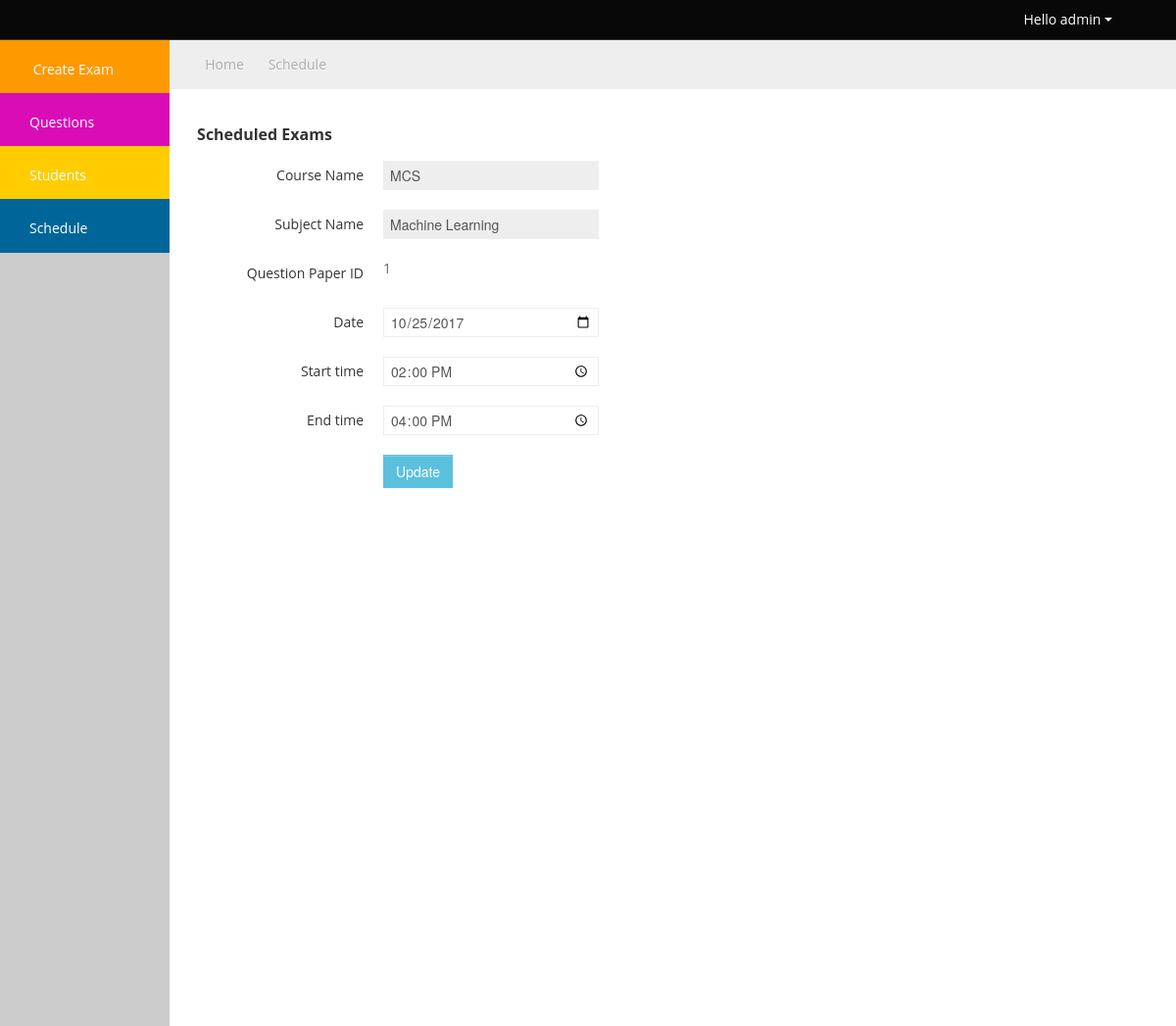
The app's page /admin/schedule.php?mode=view&id=9 (signed in) with its own data.
### tables this page shows
CREATE TABLE `exams` (
  `examID` int(5) NOT NULL,
  `courseID` int(5) NOT NULL,
  `subjectID` int(5) NOT NULL,
  `qpID` int(5) NOT NULL,
  `examDate` date NOT NULL,
  `startTime` time NOT NULL,
  `endTime` time NOT NULL
);

CREATE TABLE `courses` (
  `courseID` int(3) NOT NULL,
  `courseName` varchar(20) NOT NULL
);

CREATE TABLE `subjects` (
  `subjectID` int(3) NOT NULL,
  `subjectName` varchar(30) NOT NULL,
  `courseID` int(3) NOT NULL
);

### admin/schedule.php (the view, shortened to what this page needs)
<!DOCTYPE html>
<html lang="en">
<head>
	<link id="bootstrap-style" href="css/bootstrap.min.css" rel="stylesheet">
	<link href="css/bootstrap-responsive.min.css" rel="stylesheet">
	<link id="base-style" href="css/style.css" rel="stylesheet">
	<link id="base-style-responsive" href="css/style-responsive.css" rel="stylesheet">
</head>
<body>
	<?php include("include/header.php"); ?>
		<div class="container-fluid-full">
		<div class="row-fluid">
			<div id="sidebar-left" class="span2">
				<div class="nav-collapse sidebar-nav">
					<?php include("include/leftlink.php");?>
                </div>
			</div>
			<div id="content" class="span10">
			<ul class="breadcrumb">
				<li>
					<i class="icon-home"></i>
					<a href="home.php">Home</a>
					<i class="icon-angle-right"></i>
				</li>
				<li>Schedule</li>
			</ul>
			<div class="row-fluid" style="min-height:900px">
			<div class="center_content">
    		<div class="right_content">
    	<h2>Scheduled Exams</h2>
    </div>
	<div class="left_content">
		<?php
				if(isset($_GET['mode']) && ($_GET['mode']=='del'))
				{
					mysql_query("delete from exams where examID=" . $_GET['id']);
					header("Location: schedule.php?mode=show");
                    exit();
				}
					else if(isset($_GET['mode']) && ($_GET['mode']=='view'))
					{
						$aboutar=mysql_query("select exams.examID, courses.courseName, subjects.subjectName, exams.qpID, exams.examDate, exams.startTime, exams.endTime from exams inner join courses on exams.courseID=courses.courseID inner join subjects on exams.subjectID=subjects.subjectID where examID=" . $_GET['id']);
						$about=mysql_fetch_array($aboutar);
				?>
				<div class="box-content">
					<form action="schedule.php?action=update&amp;id=<?php echo $about['examID']; ?>" class="form-horizontal" enctype="multipart/form-data" name="form1" id="form1" onSubmit="return check();" method="post">
					<fieldset>
				  <div class="control-group">
					<label class="control-label" for="typeahead">Course Name </label>
					<div class="controls"><input name="title" readonly="ture" type="text" class="button" size="60" value="<?PHP echo $about['courseName'] ?>" />
					</div>
					</div>
                        <div class="control-group">
					<label class="control-label" for="typeahead">Subject Name </label>
					<div class="controls"><input name="title" readonly="ture" type="text" class="button" size="60" value="<?PHP echo $about['subjectName'] ?>" />
					</div>
					</div>
                    <div class="control-group">
					<label class="control-label" for="typeahead">Question Paper ID </label>
					<div class="controls"><a href=""><?php echo $about['qpID'] ?></a>
					</div>
					</div>
					<div class="control-group">
					<label class="control-label" for="typeahead">Date </label>
					<div class="controls"><input name="examDate" type="date" class="button" size="60" value="<?PHP echo $about['examDate']; ?>" />
					</div>
					</div>
					<div class="control-group">
					<label class="control-label" for="typeahead">Start time </label>
					<div class="controls"><input name="startTime" type="time" class="button" size="60" value="<?PHP echo $about['startTime']; ?>" />
					</div>
					</div>
					<div class="control-group">
					<label class="control-label" for="typeahead">End time </label>
					<div class="controls"><input name="endTime" type="time" class="button" size="60" value="<?PHP echo $about['endTime']; ?>" />
					</div>
					</div>
                    <div class="control-group">
					<label class="control-label" for="typeahead"></label>
					<div class="controls"><input type="submit" class="btn btn-info" value="Update" onclick="return formVal();">
					</div>
					</div>
					</fieldset>
                  </form>
			  <?PHP
				}
				?>
	</div>
    </div>
			</div>
	</div>
		</div>
		</div>
    </div>
</body>
</html>

### admin/css/style.css (style rules this page uses)
body { background: #F5F5F5; color: #333; border: none; font-family: 'Open Sans', sans-serif; font-weight: 400; }
a { color: #646464; }
h2 { font-size: 16px; line-height: 16px; }
#content { background: #ffffff; filter: none; padding: 20px 20px; position: relative; }
.breadcrumb { margin: -28px -28px 28px -28px; line-height: 34px; background: #eee; border: 0px; color: #aaa; -webkit-box-shadow: none; -moz-box-shadow: none; box-shadow: none; -webkit-border-radius: 0px; -moz-border-radius: 0px; border-radius: 0px; }
.breadcrumb a { color: #aaa; text-shadow: 0px 1px 1px #fff; }
.box-content { position: relative; z-index: 50; margin-top: -1px; padding: 10px; background: #fff !important; }
.btn { display: inline-block; padding: 6px 12px; margin-bottom: 0; font-size: 14px; font-weight: 500; line-height: 20px; text-align: center; white-space: nowrap; vertical-align: middle; cursor: pointer; border: 1px solid #a7a9aa; -webkit-border-radius: 0px !important; border-radius: 0px !important; }
.btn { color: #ffffff; background-color: #a7a9aa; border-color: #a7a9aa; background-image: none; filter: none; text-shadow: none; }
.btn-info { background-color: #5bc0de; border-color: #5bc0de; }

### admin/css/style-responsive.css (style rules this page uses)
@media (min-width: 1200px) { .container-fluid-full { overflow: hidden; position: relative; height: 100%; } }
@media (min-width: 1200px) { #content { width: 85.578%; padding: 28px; margin: 0px 0px; margin-left: 14.422% !important; } }
@media (min-width: 1200px) { #sidebar-left { margin-left: 0px !important; position: absolute; height: 100%; background:#CCC } }

### admin/css/uniform.default.css (style rules this page uses)
.selector, .radio, .checker, .uploader, .button, .selector *, .radio *, .checker *, .uploader *, .button * { margin: 0; padding: 0; }
.selector, .checker, .button, .radio, .uploader { display: -moz-inline-box; display: inline-block; vertical-align: middle; zoom: 1; *display: inline; }

### admin/css/halflings.css (style rules this page uses)
html, html .halflings { -webkit-font-smoothing: antialiased !important; }

### records on screen
exams: title "MCS", title "Machine Learning", qpID "1", examDate "10/25/2017", startTime "14:00:00", endTime "16:00:00"

### other values on screen
$_SESSION['admin'] "admin"
